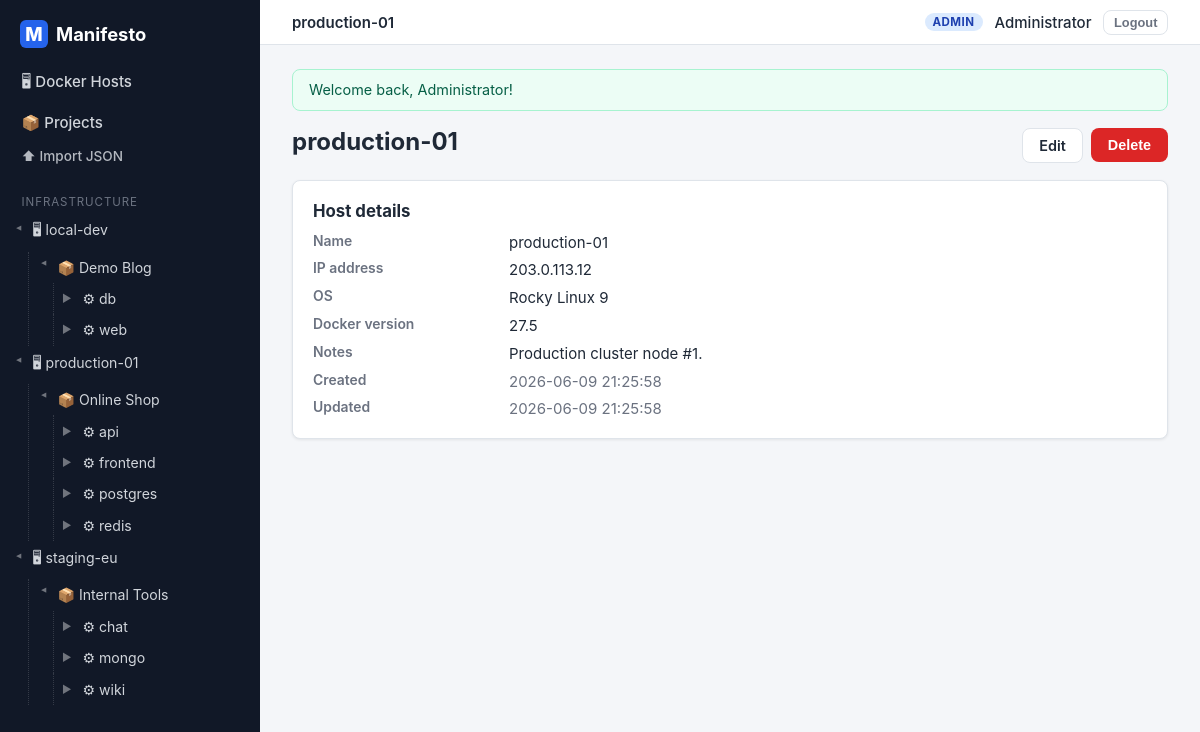
Screenshot of /docker-hosts/3 (signed in) with the database file from the repository.
### tables this page shows
CREATE TABLE docker_host (
    id             INT UNSIGNED AUTO_INCREMENT PRIMARY KEY,
    name           VARCHAR(128) NOT NULL,
    ip_address     VARCHAR(45)  NULL,
    os             VARCHAR(128) NULL,
    docker_version VARCHAR(32)  NULL,
    notes          TEXT         NULL,
    created_at     TIMESTAMP NOT NULL DEFAULT CURRENT_TIMESTAMP,
    updated_at     TIMESTAMP NOT NULL DEFAULT CURRENT_TIMESTAMP ON UPDATE CURRENT_TIMESTAMP
);

CREATE TABLE project (
    id             INT UNSIGNED AUTO_INCREMENT PRIMARY KEY,
    docker_host_id INT UNSIGNED NOT NULL,
    name           VARCHAR(128) NOT NULL,
    slug           VARCHAR(128) NOT NULL,
    description    TEXT NULL,
    created_at     TIMESTAMP NOT NULL DEFAULT CURRENT_TIMESTAMP,
    updated_at     TIMESTAMP NOT NULL DEFAULT CURRENT_TIMESTAMP ON UPDATE CURRENT_TIMESTAMP,
    UNIQUE KEY uq_project_slug (slug),
    KEY idx_project_host (docker_host_id),
    CONSTRAINT fk_project_host FOREIGN KEY (docker_host_id)
        REFERENCES docker_host (id) ON DELETE RESTRICT
);

CREATE TABLE service (
    id                   INT UNSIGNED AUTO_INCREMENT PRIMARY KEY,
    project_id           INT UNSIGNED NOT NULL,
    name                 VARCHAR(128) NOT NULL,
    image                VARCHAR(255) NOT NULL,
    restart_policy       ENUM('no','always','on-failure','unless-stopped') NOT NULL DEFAULT 'unless-stopped',
    notes                TEXT NULL,
    command              VARCHAR(512) NULL,
    working_dir          VARCHAR(255) NULL,
    depends_on           VARCHAR(512) NULL COMMENT 'Comma-separated service names',
    build_context        VARCHAR(255) NULL COMMENT 'Path to Dockerfile context, e.g. ./api',
    dockerfile_content   LONGTEXT NULL COMMENT 'Inline Dockerfile content',
    healthcheck_cmd      VARCHAR(512) NULL,
    healthcheck_interval VARCHAR(32) NULL DEFAULT '30s',
    network_mode         VARCHAR(64) NULL,
    created_at           TIMESTAMP NOT NULL DEFAULT CURRENT_TIMESTAMP,
    updated_at           TIMESTAMP NOT NULL DEFAULT CURRENT_TIMESTAMP ON UPDATE CURRENT_TIMESTAMP,
    UNIQUE KEY uq_service_name_per_project (project_id, name),
    CONSTRAINT fk_service_project FOREIGN KEY (project_id)
        REFERENCES project (id) ON DELETE CASCADE
);

### src/Core/ViewRenderer.php (called while the page is built, shortened)
<?php
final class ViewRenderer
{
    private static string $viewsPath = __DIR__ . '/../Views';
    public static function render(string $template, array $data = [], string $layout = 'app'): string
    {
        $data['currentUser'] = Auth::user();
        $data['flashes']     = Session::pullFlashes();
        if ($layout === 'app') {
            $data['sidebarTree'] = (new TreeRepository())->fullTree();
        }
        $content = self::renderFile(self::file($template), $data);
        $data['content'] = $content;
        return self::renderFile(self::file('layouts/' . $layout), $data);
    }
    private static function file(string $template): string
    {
        return self::$viewsPath . '/' . $template . '.php';
    }
    private static function renderFile(string $file, array $data): string
    {
        extract($data, EXTR_SKIP);
        require $file;
        return (string) ob_get_clean();
    }
}

### src/Controllers/DockerHostController.php (called while the page is built, shortened)
<?php
final class DockerHostController
{
    private DockerHostRepository $hosts;
    public function __construct()
    {
        $this->hosts = new DockerHostRepository();
    }
    public function show(Request $request, string $id): void
    {
        $host = $this->findOrAbort((int) $id);
        Response::view('docker-hosts/show', [
            'title' => $host->name,
            'host'  => $host,
        ]);
    }
    private function findOrAbort(int $id): DockerHost
    {
        $host = $this->hosts->find($id);
        return $host;
    }
}

### public/index.php (called while the page is built, shortened)
<?php
$request = Request::capture();
$router = new Router(require MANIFESTO_ROOT . '/config/routes.php');
$router->dispatch($request);

### src/Core/Database.php (called while the page is built, shortened)
<?php
final class Database
{
    private static ?PDO $pdo = null;
    private static array $config;
    public static function configure(array $config): void
    {
        self::$config = $config;
    }
    public static function pdo(): PDO
    {
        if (self::$pdo === null) {
            $c = self::$config;
            $dsn = sprintf(
                'mysql:host=%s;port=%s;dbname=%s;charset=utf8mb4',
                $c['host'],
                $c['port'],
                $c['name']
            );
            self::$pdo = new PDO($dsn, $c['user'], $c['pass'], [
                PDO::ATTR_ERRMODE            => PDO::ERRMODE_EXCEPTION,
                PDO::ATTR_DEFAULT_FETCH_MODE => PDO::FETCH_ASSOC,
                PDO::ATTR_EMULATE_PREPARES   => false,
            ]);
        }
        return self::$pdo;
    }
}

### src/Repositories/DockerHostRepository.php (called while the page is built, shortened)
<?php
final class DockerHostRepository
{
    public function find(int $id): ?DockerHost
    {
        $stmt = Database::pdo()->prepare(
            'SELECT id, name, ip_address, os, docker_version, notes, created_at, updated_at
             FROM docker_host WHERE id = :id LIMIT 1'
        );
        $stmt->execute(['id' => $id]);
        $row = $stmt->fetch();
        return $row === false ? null : DockerHost::fromRow($row);
    }
}

### src/Models/DockerHost.php (called while the page is built, shortened)
<?php
final class DockerHost
{
    public static function fromRow(array $row): self
    {
        return new self(
            (int) $row['id'],
            $row['name'],
            $row['ip_address'],
            $row['os'],
            $row['docker_version'],
            $row['notes'],
            $row['created_at'],
            $row['updated_at'],
        );
    }
}

### src/Core/helpers.php (called while the page is built, shortened)
<?php
function e(?string $value): string
{
    return htmlspecialchars($value ?? '', ENT_QUOTES, 'UTF-8');
}
function url(string $path = '/'): string
{
    $base = Request::basePath();
    return $base . '/' . ltrim($path, '/');
}

### src/Core/Request.php (called while the page is built, shortened)
<?php
final class Request
{
    private static ?string $basePath = null;
    public static function basePath(): string
    {
        if (self::$basePath === null) {
            $scriptDir = str_replace('\\', '/', dirname($_SERVER['SCRIPT_NAME'] ?? '/'));
            $scriptDir = rtrim($scriptDir, '/');
            self::$basePath = $scriptDir === '/' ? '' : $scriptDir;
        }
        return self::$basePath;
    }
}

### src/Repositories/TreeRepository.php (called while the page is built, shortened)
<?php
final class TreeRepository
{
    public function fullTree(): array
    {
        $pdo = Database::pdo();
        $hosts = [];
        foreach ($pdo->query('SELECT id, name FROM docker_host ORDER BY name') as $row) {
            $row['projects'] = [];
            $hosts[(int) $row['id']] = $row;
        }
        $projects = [];
        foreach ($pdo->query('SELECT id, docker_host_id, name FROM project ORDER BY name') as $row) {
            $row['services'] = [];
            $projects[(int) $row['id']] = $row;
        }
        $services = [];
        foreach ($pdo->query('SELECT id, project_id, name FROM service ORDER BY name') as $row) {
            $row['webapps'] = [];
            $services[(int) $row['id']] = $row;
        }
        foreach ($pdo->query('SELECT id, service_id, name FROM web_app ORDER BY name') as $row) {
            $sid = (int) $row['service_id'];
            if (isset($services[$sid])) {
                $services[$sid]['webapps'][] = $row;
            }
        }
        foreach ($services as $service) {
            $pid = (int) $service['project_id'];
            if (isset($projects[$pid])) {
                $projects[$pid]['services'][] = $service;
            }
        }
        foreach ($projects as $project) {
            $hid = (int) $project['docker_host_id'];
            if (isset($hosts[$hid])) {
                $hosts[$hid]['projects'][] = $project;
            }
        }
        return array_values($hosts);
    }
}

### src/Views/docker-hosts/show.php (the view, shortened to what this page needs)
<?php $isAdmin = ($currentUser['role'] ?? '') === 'admin'; ?>
<div class="page-head">
    <h1><?= e($host->name) ?></h1>
    <?php if ($isAdmin): ?>
        <div class="page-actions">
            <a class="btn btn-secondary" href="<?= url('/docker-hosts/' . $host->id . '/edit') ?>">Edit</a>
            <form method="post" action="<?= url('/docker-hosts/' . $host->id . '/delete') ?>" class="inline-form" data-confirm="Delete this host?">
                <button type="submit" class="btn btn-danger">Delete</button>
            </form>
        </div>
    <?php endif; ?>
</div>
<div class="card">
    <h2 class="card-title">Host details</h2>
    <dl class="detail-list">
        <dt>Name</dt>
        <dd><?= e($host->name) ?></dd>
        <dt>IP address</dt>
        <dd><?= $host->ipAddress !== null ? e($host->ipAddress) : '<span class="muted">—</span>' ?></dd>
        <dt>OS</dt>
        <dd><?= $host->os !== null ? e($host->os) : '<span class="muted">—</span>' ?></dd>
        <dt>Docker version</dt>
        <dd><?= $host->dockerVersion !== null ? e($host->dockerVersion) : '<span class="muted">—</span>' ?></dd>
        <dt>Notes</dt>
        <dd><?= $host->notes !== null ? nl2br(e($host->notes)) : '<span class="muted">—</span>' ?></dd>
        <dt>Created</dt>
        <dd class="muted"><?= e($host->createdAt) ?></dd>
        <dt>Updated</dt>
        <dd class="muted"><?= e($host->updatedAt) ?></dd>
    </dl>
</div>

### src/Core/Router.php (shortened to what this page needs)
<?php
final class Router
{
    public function dispatch(Request $request): never
    {
        foreach ($this->routes as $route) {
            [$method, $pattern, $class, $action] = $route;
            if ($method !== $request->method) {
                continue;
            }
            $params = $this->match($pattern, $request->path);
            if ($params === null) {
                continue;
            }
            $request->setRouteParams($params);
            $controller = new $class();
            $controller->$action($request, ...array_values($params));
            exit;
        }
    }
    private function match(string $pattern, string $path): ?array
    {
        $regex = preg_replace('/\{(\w+)\}/', '(?P<$1>[^/]+)', $pattern);
        if (!preg_match('#^' . $regex . '$#', $path, $m)) {
            return null;
        }
        return array_filter($m, 'is_string', ARRAY_FILTER_USE_KEY);
    }
}

### src/Views/partials/sidebar.php (shortened to what this page needs)
<?php
$tree = $sidebarTree ?? [];
?>
<aside class="sidebar">
    <a class="sidebar-brand" href="<?= url('/') ?>">
        <span class="brand-mark">M</span> Manifesto
    </a>
    <nav class="sidebar-nav">
        <a href="<?= url('/docker-hosts') ?>">🖥 Docker Hosts</a>
        <a href="<?= url('/projects') ?>">📦 Projects</a>
        <?php if (($currentUser['role'] ?? '') === 'admin'): ?>
            <a href="<?= url('/projects/import') ?>" style="font-size:.85rem;opacity:.85;">⬆ Import JSON</a>
        <?php endif; ?>
    </nav>
    <div class="sidebar-tree">
        <div class="tree-title">Infrastructure</div>
        <?php foreach ($tree as $host): ?>
            <details open>
                <summary>
                    <a class="tree-link tree-host" href="<?= url('/docker-hosts/' . $host['id']) ?>">🖥 <?= e($host['name']) ?></a>
                </summary>
                <?php foreach ($host['projects'] as $project): ?>
                    <details open class="tree-indent">
                        <summary>
                            <a class="tree-link tree-project" href="<?= url('/projects/' . $project['id']) ?>">📦 <?= e($project['name']) ?></a>
                        </summary>
                        <?php foreach ($project['services'] as $service): ?>
                            <details class="tree-indent">
                                <summary>
                                    <a class="tree-link tree-service" href="<?= url('/services/' . $service['id']) ?>">⚙ <?= e($service['name']) ?></a>
                                </summary>
                            </details>
                        <?php endforeach; ?>
                    </details>
                <?php endforeach; ?>
            </details>
        <?php endforeach; ?>
    </div>
</aside>

### public/assets/css/app.css (style rules this page uses)
:root { --c-bg: #f4f6f9; --c-surface: #ffffff; --c-border: #dfe4ea; --c-text: #1f2937; --c-muted: #6b7280; --c-primary: #2563eb; --c-primary-dark: #1e40af; --c-danger: #dc2626; --c-success: #16a34a; --c-warning: #d97706; --c-sidebar: #111827; --c-sidebar-text: #d1d5db; --c-sidebar-hover: #1f2937; --radius: 8px; --shadow: 0 1px 3px rgba(0, 0, 0, .08); }
* { box-sizing: border-box; }
body { margin: 0; font-family: -apple-system, "Segoe UI", Roboto, Arial, sans-serif; font-size: 15px; color: var(--c-text); background: var(--c-bg); }
h1 { font-size: 1.5rem; margin: 0 0 .5rem; }
h2 { font-size: 1.2rem; margin: 1.5rem 0 .5rem; }
a { color: var(--c-primary); text-decoration: none; }
.muted { color: var(--c-muted); }
.sidebar { width: 260px; flex-shrink: 0; background: var(--c-sidebar); color: var(--c-sidebar-text); padding: 1rem .75rem; overflow-y: auto; }
.sidebar-brand { display: flex; align-items: center; gap: .5rem; font-size: 1.15rem; font-weight: 700; color: #fff; padding: .25rem .5rem 1rem; }
.brand-mark { display: inline-flex; align-items: center; justify-content: center; width: 28px; height: 28px; border-radius: 6px; background: var(--c-primary); color: #fff; font-weight: 800; }
.sidebar-nav { display: flex; flex-direction: column; gap: 2px; margin-bottom: 1rem; }
.sidebar-nav a { color: var(--c-sidebar-text); padding: .45rem .6rem; border-radius: 6px; font-weight: 500; }
.tree-title { font-size: .72rem; text-transform: uppercase; letter-spacing: .08em; color: #6b7280; padding: .5rem .6rem .25rem; }
.sidebar-tree details { margin: 0; }
.sidebar-tree summary { list-style: none; cursor: pointer; display: flex; align-items: center; }
.sidebar-tree summary::before { content: "▸"; font-size: .7rem; color: #6b7280; width: 12px; }
.sidebar-tree details[open] > summary::before { content: "▾"; }
.tree-link { color: var(--c-sidebar-text); padding: .3rem .4rem; border-radius: 5px; font-size: .88rem; display: inline-block; max-width: 200px; overflow: hidden; text-overflow: ellipsis; white-space: nowrap; }
.tree-indent { margin-left: .85rem; }
.inline-form { display: inline; }
.btn { display: inline-block; padding: .5rem 1rem; border-radius: var(--radius); border: 1px solid transparent; font-size: .9rem; font-weight: 600; cursor: pointer; text-align: center; }
.btn-danger { background: var(--c-danger); color: #fff; }
.btn-secondary { background: var(--c-surface); color: var(--c-text); border-color: var(--c-border); }
.card { background: var(--c-surface); border: 1px solid var(--c-border); border-radius: var(--radius); box-shadow: var(--shadow); padding: 1.25rem; margin-bottom: 1.25rem; }
.card-title { font-size: 1.05rem; font-weight: 700; margin: 0 0 .75rem; }
.page-head { display: flex; justify-content: space-between; align-items: center; margin-bottom: 1rem; gap: 1rem; flex-wrap: wrap; }
.page-actions { display: flex; gap: .5rem; }
.detail-list { display: grid; grid-template-columns: 180px 1fr; row-gap: .55rem; column-gap: 1rem; margin: 0; }
.detail-list dt { font-weight: 600; color: var(--c-muted); font-size: .87rem; }
.detail-list dd { margin: 0; }
.sidebar-tree details { position: relative; }
.sidebar-tree .tree-indent { margin-left: 1rem; padding-left: .5rem; border-left: 1px dotted rgba(255,255,255,.15); }
.sidebar-tree summary { list-style: none; cursor: pointer; display: flex; align-items: center; padding: .15rem 0; border-radius: 4px; transition: background .15s ease; }
.sidebar-tree summary::before { content: "▶"; font-size: .65rem; color: rgba(255,255,255,.4); width: 14px; transition: transform .15s ease; display: inline-block; }
.sidebar-tree details[open] > summary::before { transform: rotate(90deg); }
.sidebar-tree .tree-link { flex: 1; }
details > summary { list-style: none; cursor: pointer; }

### rows the page displays
docker_host: name "local-dev"
project: name "Demo Blog"
service: name "db"
service: name "web"
project: name "Online Shop"
service: name "api"
service: name "frontend"
service: name "postgres"
service: name "redis"
docker_host: name "staging-eu"
project: name "Internal Tools"
service: name "chat"
service: name "mongo"
service: name "wiki"
docker_host: name "production-01", ip_address "203.0.113.12", os "Rocky Linux 9", docker_version "27.5", notes "Production cluster node #1.", created_at "2026-06-09 21:25:58", updated_at "2026-06-09 21:25:58"

### other values shown
$host['name'] "production-01"
$flash['message'] "Welcome back, Administrator!"
